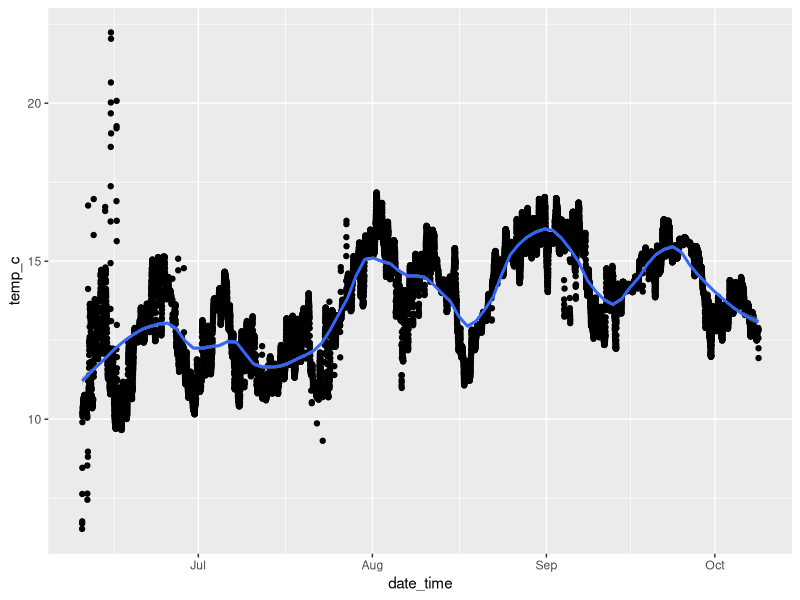
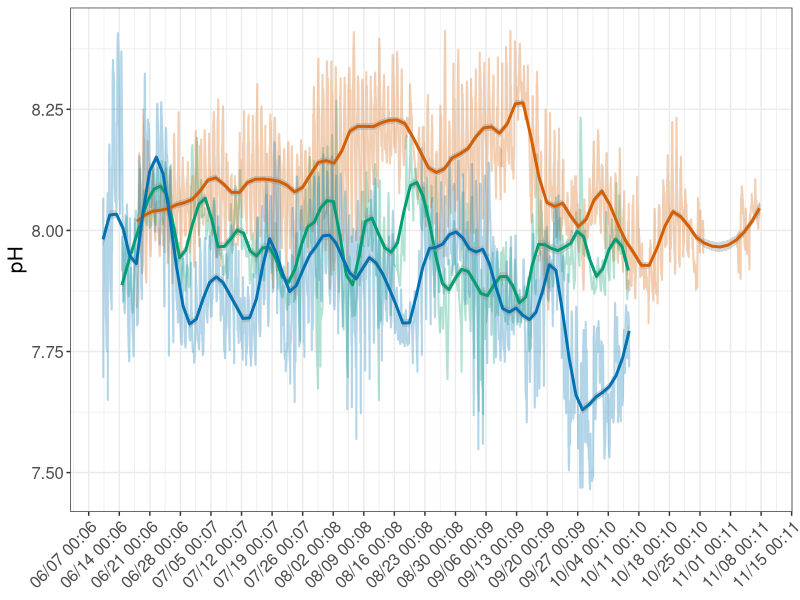
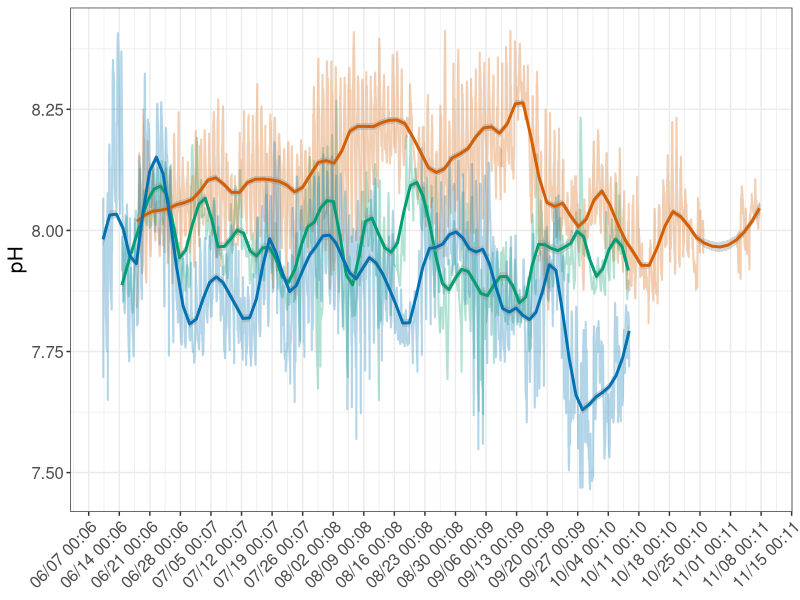

Source code (R) for these figures, in order:
## ---- chunk 1
knitr::opts_chunk$set(echo = TRUE,
                      messages = FALSE, 
                      error = FALSE,
                      warning = FALSE)

library(tidyverse)
library(here)
library(lubridate)
library(scales) #for plotting time series data
## ---- chunk 2
raw <- read_csv(here("data","sensors", "ph_clean.csv")) %>%
  mutate(temp_c=ifelse(is.na(temp_c==TRUE), temp_durafet_c, temp_c)) #use durafet temp values as "TEMP" values, until I recover HOBO from Alegria

alg <- raw %>%
  filter(site=="Alegria")

lol <- raw %>%
  filter(site=="Lompoc Landing")

bml <- raw %>%
  filter(site=="Bodega Bay")
## ---- chunk 3
ggplot(bml, aes(x=date_time, y=temp_c)) +
  geom_point() +
  geom_smooth(method="loess", span=0.2) #span 0.3 looks similar to method="gam"
## ---- chunk 4
#set order for sites
raw$site <- factor(raw$site, levels=c("Lompoc Landing","Alegria","Bodega Bay"))

#set custom color for sites
pal <- c(
  "Alegria" = "#D55E00",
  "Lompoc Landing" = "#009E73", 
  "Bodega Bay" = "#0072B2"
)

ggplot(raw, aes(x=date_time, y=p_h, group=site)) +
  geom_line(aes(color=site), size=0.7, alpha=0.3) +
  scale_color_manual(values = pal) + #color lines by custom site color palette
  geom_smooth(aes(color=site), method="loess", span=0.1) + #span 0.3 looks similar to method="gam"
  scale_x_datetime(breaks = scales::date_breaks("1 week"), 
                    labels = date_format("%m/%d %H:%m")) +
  #xlab("Date and time") +
  ylab("pH") +
  theme_bw() +
  theme(axis.text.x=element_text(angle=45, vjust = 1, hjust=1, size=12),
        #element_text(angle=45, vjust = 1, hjust=1, size=12),
        axis.title.x=element_blank(),
        #element_text(size=15),
        axis.text.y=element_text(size=12),
        #axis.ticks.x=element_blank(),
        axis.title.y=element_text(size=15),
        legend.position = "none")

ggsave(here("figures", "sensors", "ph_smooth.png"), height=20, width=40, units="cm")
